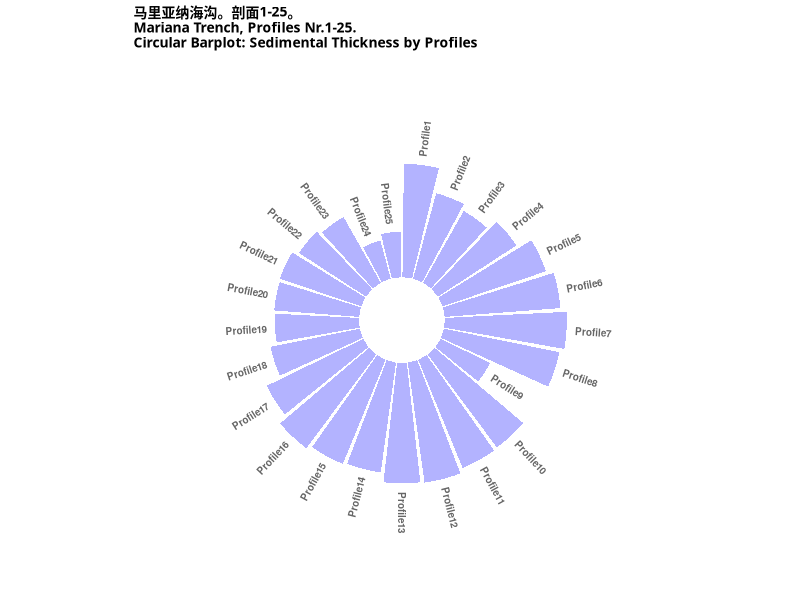

Source code (R):
# Круговая диаграмма пакетом tidyverse // Circular Barplot 

# ЧАСТЬ-1. готовим датафрейм. 
	# шаг-1. вчитываем таблицу с данными. делаем из нее исходный датафрейм. чистим датафрейм от NA
MDepths <- read.csv("Morphology.csv", header=TRUE, sep = ",")
MDF <- na.omit(MDepths) 
row.has.na <- apply(MDF, 1, function(x){any(is.na(x))}) 
sum(row.has.na) 
head(MDF)

library(tidyverse)
	# шаг-2 создаем короткий датафрейм всего из 3 значений (value - длина лепестка круга)
data<- data.frame(
	id = MDF$profile, # номера как факторное значение, т.е. просто перечисление, здесь 1:25
	individual = paste("Profile", seq(1,25), sep=""),
	value = MDF$sedim_thick) # value - длина лепестка круга

# ЧАСТЬ-2. создаем ярлычки-лейблы для каждого лепестка круга

	# шаг-3 из датафрейма берем информацию для ярлыков // Get the name and the y position of each label
label_data = data 
	# шаг-4 подсчитываем углы calculate the ANGLE of the labels 
	number_of_bar=nrow(label_data) 
	angle = 90 - 360 * (label_data$id-0.5) /number_of_bar     # I substract 0.5 because the letter must have the angle of the center of the bars. Not extreme right(1) or extreme left (0)
	# шаг-5. распределяем ярлычки справа-слева // calculate the alignment of labels: right or left/
# If I am on the left part of the plot, my labels have currently an angle < -90 
label_data$hjust<-ifelse(angle < -90, 1, 0)
	# шаг-6. переворачиваем ярлычки при переходе через 180 гр. // flip angle BY to make them readable 
label_data$angle<-ifelse(angle < -90, angle+180, angle)

# ЧАСТЬ-3 теперь рисуем сам круг. 
	 
	# шаг-7. 
p <- ggplot(data, aes(x = as.factor(id), y = value, fill = id)) +
	geom_bar(stat = "identity", fill = alpha("blue", 0.3)) +
	ylim(-50,200) + # ylim задает 2 диаметра круга - внешний и внутренний. 
# здесь: ylim у меня 150, т.к. все значения value не превышают 200 (т.е. внешний круг) 
# значение -50 - диаметр внутреннего кружка. здесь у меня -50.
	theme_minimal() +  
	theme(     
		axis.text = element_blank(),     
		axis.title = element_blank(), 
		plot.title = element_text(margin = margin(t = 0, r = 0, b = 0, l = 0), family = "Kai", size = 10, face = "bold"),
		panel.grid = element_blank()) +    
	coord_polar(start = 0) +
	geom_text(data=label_data, aes(x = id, y = value+10, label = individual, hjust = label_data$hjust), color = "black", fontface = "bold",alpha=0.6, size=2.5, angle = label_data$angle, inherit.aes = FALSE ) +
	ggtitle("马里亚纳海沟。剖面1-25。\nMariana Trench, Profiles Nr.1-25. \nCircular Barplot: Sedimental Thickness by Profiles") 
p